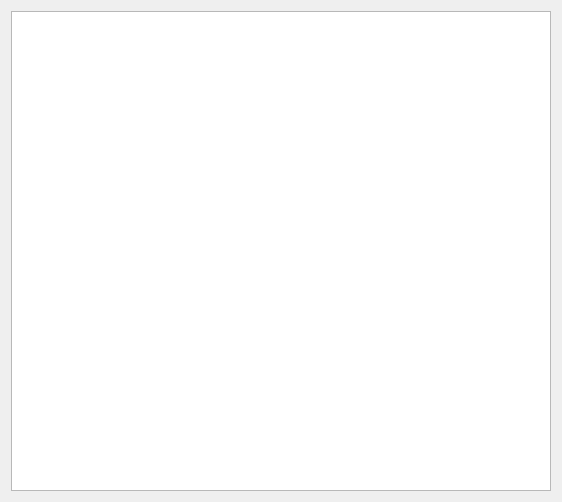
<?xml version="1.0" encoding="UTF-8"?>
<ui version="4.0">
 <class>sharelist</class>
 <widget class="QWidget" name="sharelist">
  <property name="geometry">
   <rect>
    <x>0</x>
    <y>0</y>
    <width>562</width>
    <height>502</height>
   </rect>
  </property>
  <property name="windowTitle">
   <string>Form</string>
  </property>
  <layout class="QVBoxLayout" name="verticalLayout">
   <item>
    <widget class="QListWidget" name="listWidget"/>
   </item>
  </layout>
 </widget>
 <resources/>
 <connections/>
</ui>
